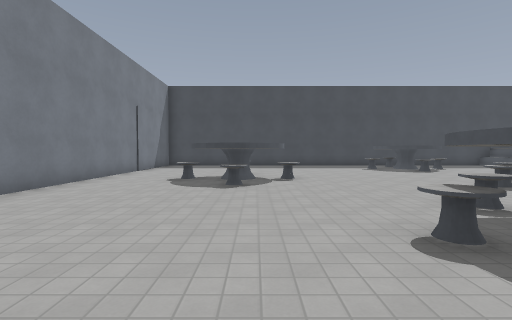
View 1 (above)

24 first-person views from a walk through a level from a Godot 3-D game. The camera is 1.5 m above the floor, tilts 2° down and sees 85° across. The floor is counted in squares, 1.8 m on a side. Each view is taken from the middle of a square. On the plan, view 1 faces up. The plan holds only what a view shows up to about 10 squares ahead; the rest is blank. The place goes on beyond the plan. Flat picture figures and markers are left out. Surface patterns are stand-ins for the level's own textures.

View 2
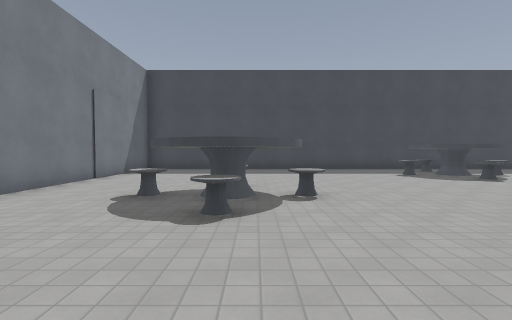

View 3
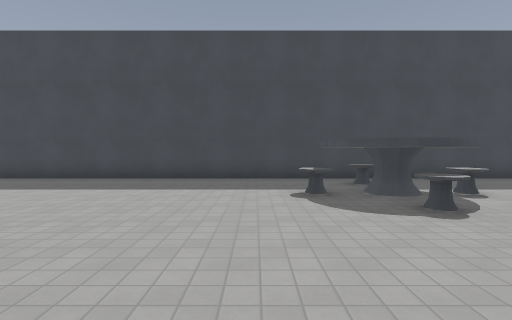

View 4
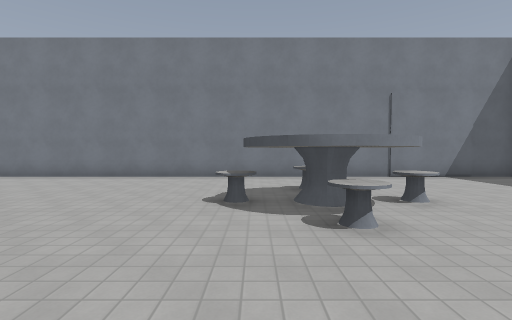

View 5
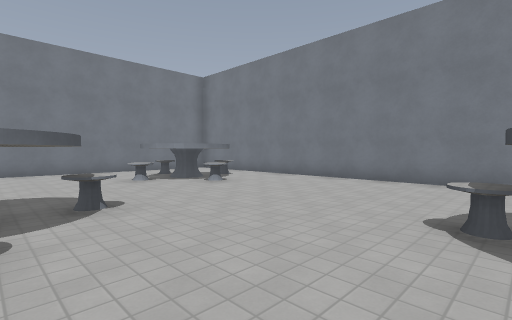

View 6
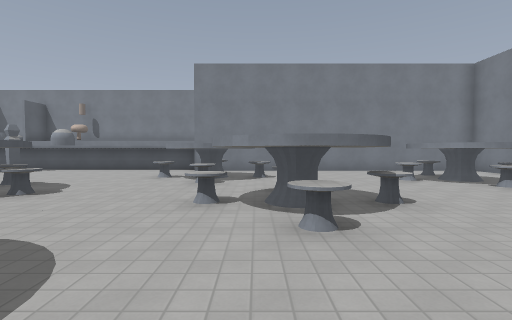

View 7
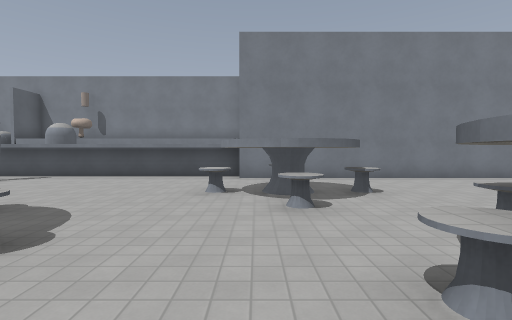

View 8
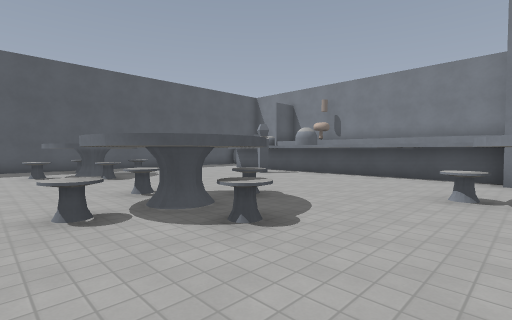

View 9
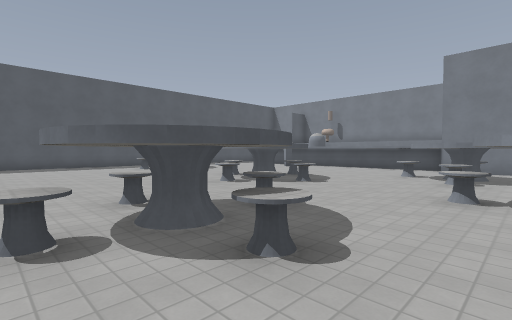

View 10
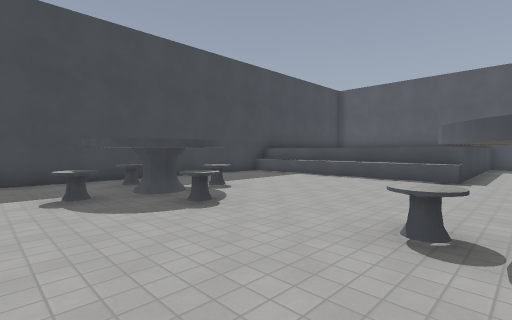

View 11
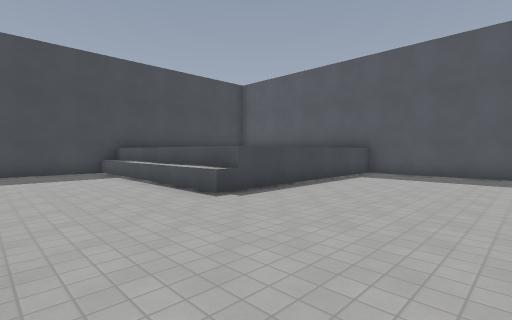

View 12
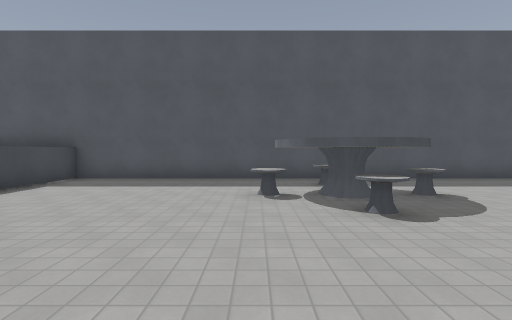

View 13
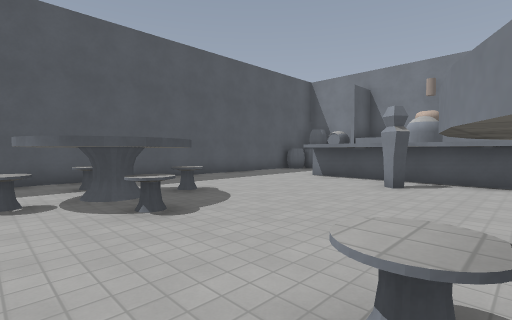

View 14
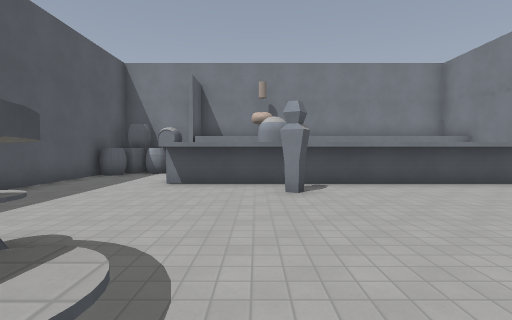

View 15
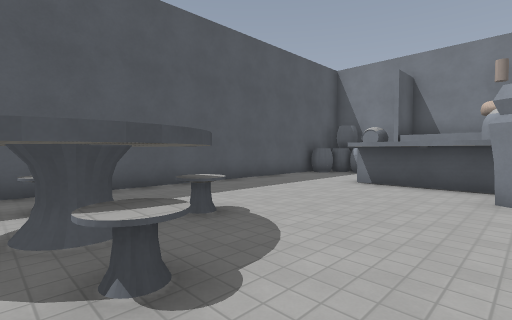

View 16
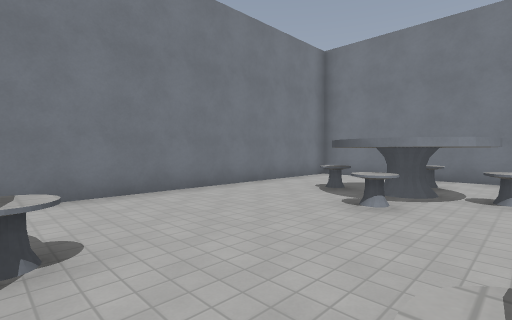

View 17
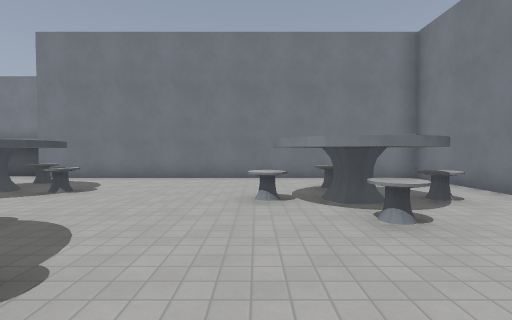

View 18
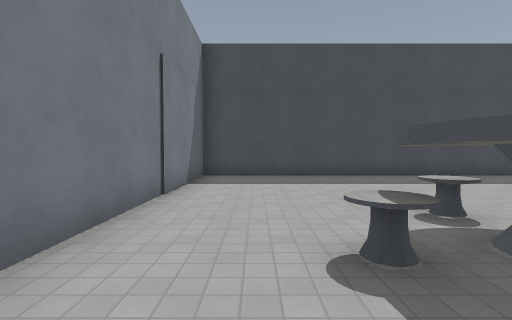

View 19
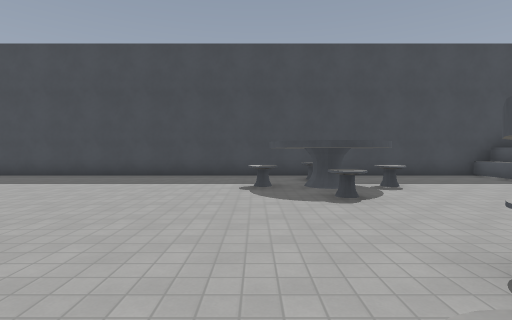

View 20
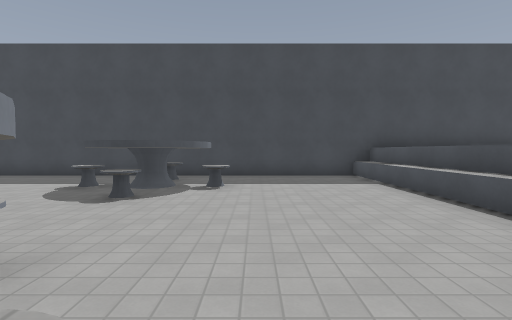

View 21
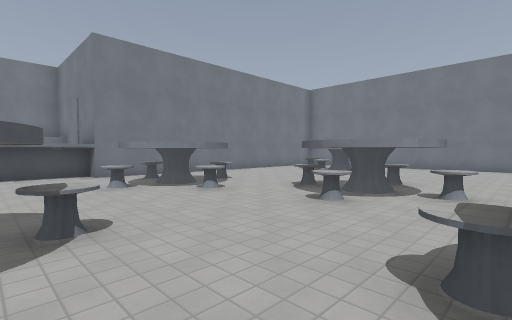

View 22
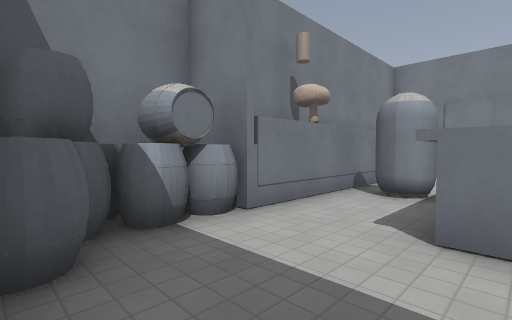

View 23
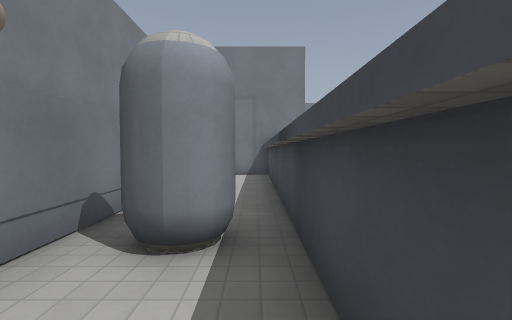

View 24
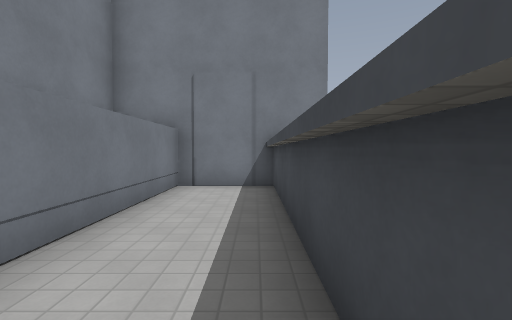

### Floor plan
Key: @ floor where view 1 was taken; # wall or solid block; . floor; = window, fence, low wall or low ledge; ^ raised ledge; T thing the floor can be seen under or through.
Columns run from 5 left of view 1 to 20 right of it. Each row starts with its distance up from view 1.
 16 ##################
 15 #.................^
 14 #.................^
 13 #..........##.....^
 12 #.........^###....^
 11 #...........#.....^
 10 #...=.............^     ^
  9 #...TT............^^^^^^^
  8 #..TTT#.....^............#
  7 #...TT.....###...........#
  6 #..........###...........#
  5 #........................#
  4 #.......#................#
  3 #......###.....#.....^...#
  2 #.......##...^###...## ..#
  1 #..^....^.....###...###^.#
  0 #..##@....^....^.........#
 -1 #.###^....##.............#
 -2 #..##....###.............#
 -3 #.........#..............#
 -4 #.................#......#
 -5 ######################...#
 -6            #.............#
 -7            #......##....##
 -8            ##############

Where each view was taken, in squares from view 1:
view 1: 0 up, 0 right, facing up
view 2: 3 up, 0 right, facing up
view 3: 7 up, 4 right, facing up
view 4: 7 up, 4 right, facing left
view 5: 7 up, 3 right, facing down-left
view 6: 7 up, 4 right, facing down
view 7: 4 up, 6 right, facing down
view 8: 4 up, 6 right, facing down-right
view 9: 8 up, 4 right, facing down-right
view 10: 7 up, 4 right, facing up-right
view 11: 4 up, 9 right, facing up-right
view 12: 3 up, 11 right, facing right
view 13: 3 up, 11 right, facing down-right
view 14: 2 up, 14 right, facing down
view 15: 2 up, 13 right, facing down-right
view 16: 1 up, 4 right, facing down-left
view 17: 4 up, 0 right, facing down
view 18: 6 up, 3 left, facing up
view 19: 6 up, 5 right, facing up
view 20: 6 up, 9 right, facing up
view 21: 5 up, 9 right, facing down-left
view 22: 5 down, 19 right, facing down-left
view 23: 6 down, 16 right, facing left
view 24: 6 down, 13 right, facing left
